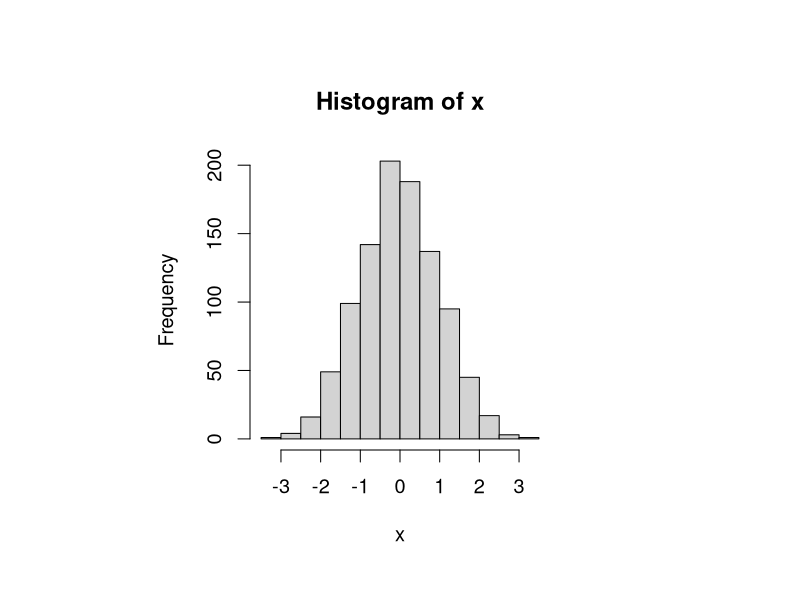

Source code (R):
rm(list = ls())
graphics.off()

x <- rnorm(1000)
par(pin = c(3, 3), cex = 1.2)
hist(x)

# Do some work



# Accomplish some atomic objective
